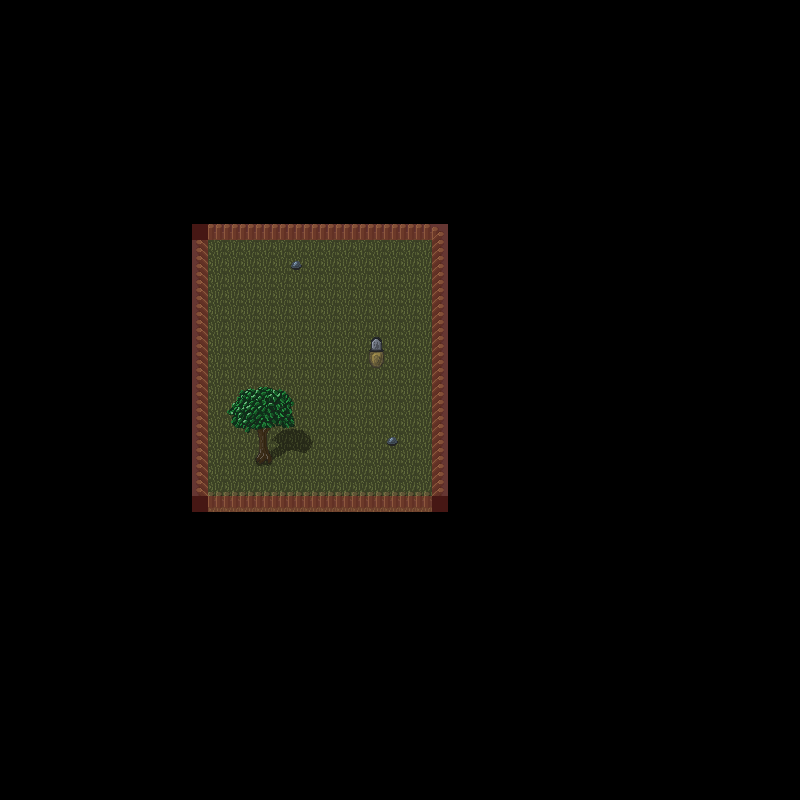

Tiled map render using the project's own tile images. Description and the map definition, with tile-layer contents summarised, below:
An orthogonal 50x50 tile map with 16x16 px tiles, 3 tile layers (Tile Layer 1, Tile Layer 2, collision) and 1 object (spawn).

<map version="1.0" orientation="orthogonal" width="50" height="50" tilewidth="16" tileheight="16">
 <tileset firstgid="1" name="tiles" tilewidth="16" tileheight="16">
  <image source="../images/tiles.png" width="256" height="256" />
 </tileset>
 <layer name="Tile Layer 1" width="50" height="50">
  <data>[2500 cells, 2500 non-empty, 6 distinct tile ids]</data>
 </layer>
 <layer name="Tile Layer 2" width="50" height="50">
  <data>[2500 cells, 68 non-empty, 41 distinct tile ids]</data>
 </layer>
 <objectgroup name="objects" width="50" height="50">
  <object name="spawn" x="266" y="306" />
 </objectgroup>
 <layer name="collision" width="50" height="50">
  <properties>
   <property name="hidden" value="true" />
   <property name="solid" value="true" />
  </properties>
  <data>[2500 cells, 64 non-empty, 1 distinct tile ids]</data>
 </layer>
</map>
